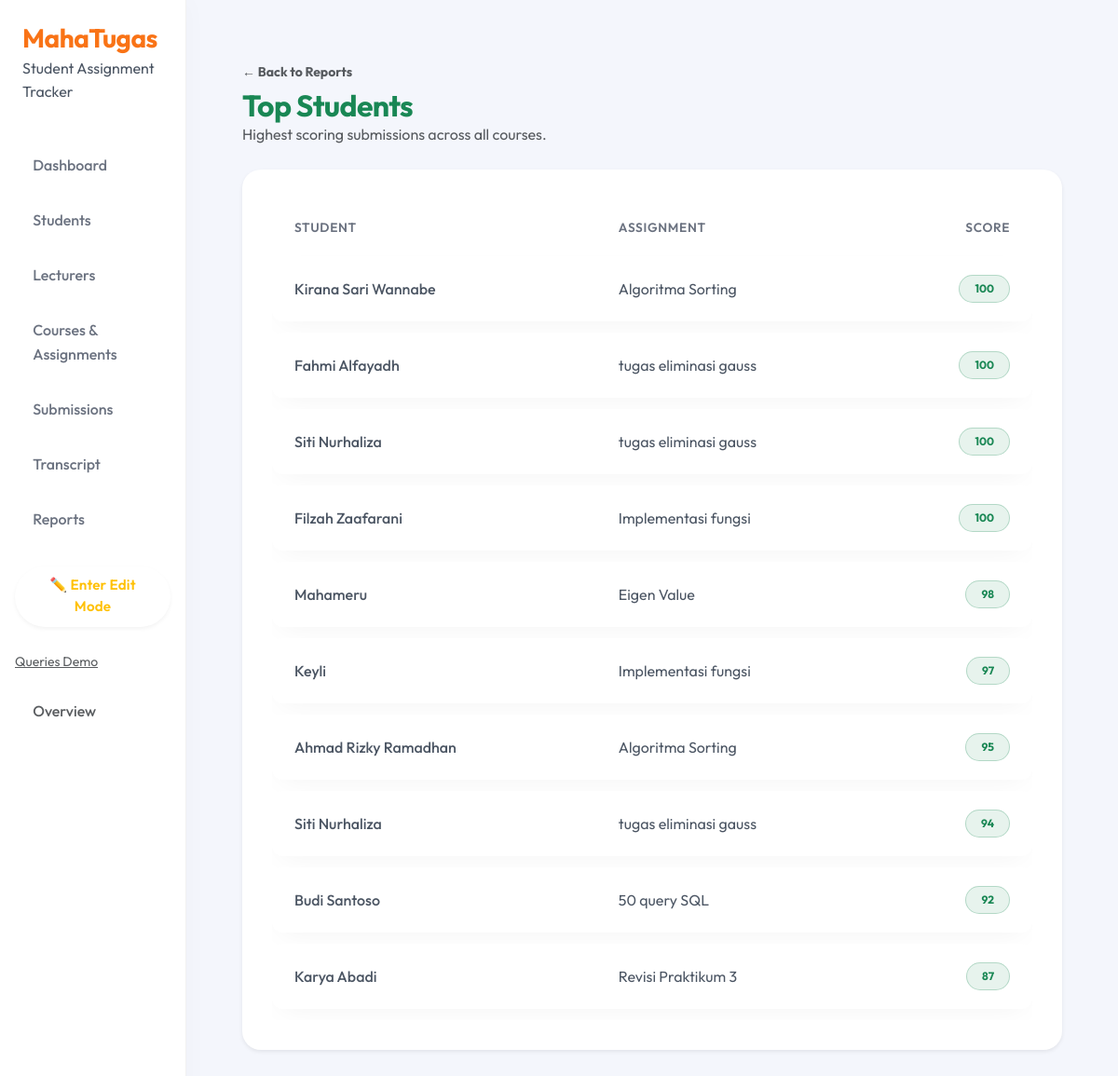
Screenshot of /reports/top-students/ with the database file from the repository.
### tracker/models.py (models this page shows, shortened)
class Submission(models.Model):
    submission_id = models.AutoField(primary_key=True)
    assignment = models.ForeignKey(
        Assignment,
        on_delete=models.CASCADE,
        related_name='submissions'
    )
    student = models.ForeignKey(
        Student,
        on_delete=models.CASCADE,
        related_name='submissions'
    )
    submitted_at = models.DateTimeField(default=timezone.now)
    file_path = models.FileField(upload_to='submissions/')
    score = models.IntegerField(blank=True, null=True)
    remark = models.TextField(blank=True, null=True)

class Student(models.Model):
    def generate_nrp():
        last_student = Student.objects.order_by("-student_id").first()
        if last_student and last_student.nrp.isdigit():
            new_nrp = int(last_student.nrp) + 1
        else:
            new_nrp = 1  # kalau belum ada student
        return f"{new_nrp:03d}"  # format 3 digit, misal 001
    student_id = models.AutoField(primary_key=True)
    nrp = models.CharField(
    max_length=20,
    unique=True,
    default=generate_nrp,
    )
    name = models.CharField(max_length=150)
    email = models.EmailField(max_length=150, blank=True, null=True)
    photo_file = models.CharField(max_length=255, blank=True, null=True)  # path avatar

class Assignment(models.Model):
    assignment_id = models.AutoField(primary_key=True)
    course = models.ForeignKey(
        Course,
        on_delete=models.CASCADE,
        related_name='assignments'
    )
    title = models.CharField(max_length=200)
    description = models.TextField(blank=True, null=True)
    due_date = models.DateTimeField()
    max_score = models.IntegerField(default=100)

### tracker/views.py (the view)
# urls.py: path('reports/top-students/', views.report_top_students, name='report_top_students'),
def report_top_students(request):
    top = Submission.objects.order_by("-score")[:10]
    return render(request, "tracker/reports/top_students.html", {"submissions": top})

### tracker/templates/tracker/reports/top_students.html
{% extends "tracker/base.html" %}
{% block content %}
<div class="container py-4">
    <div class="d-flex justify-content-between align-items-center mb-4">
        <div>
            <a href="{% url 'report_menu' %}" class="text-decoration-none text-muted small fw-bold">
                ← Back to Reports
            </a>
            <h2 class="mt-1 mb-0 text-success fw-bold">Top Students</h2>
            <p class="text-muted mb-0">Highest scoring submissions across all courses.</p>
        </div>
    </div>
    <div class="card border-0 shadow-sm overflow-hidden">
        <div class="card-body p-0">
            <div class="table-responsive">
                <table class="table table-hover align-middle mb-0">
                    <thead class="table-light">
                        <tr class="text-uppercase small text-muted fw-bold">
                            <th class="ps-4">Student</th>
                            <th>Assignment</th>
                            <th class="text-end pe-4">Score</th>
                        </tr>
                    </thead>
                    <tbody>
                        {% for s in submissions %}
                        <tr>
                            <td class="ps-4 fw-medium">{{ s.student.name }}</td>
                            <td>{{ s.assignment.title }}</td>
                            <td class="text-end pe-4">
                                <span
                                    class="badge bg-success bg-opacity-10 text-success fw-bold px-3 py-2 rounded-pill border border-success border-opacity-25">
                                    {{ s.score }}
                                </span>
                            </td>
                        </tr>
                        {% empty %}
                        <tr>
                            <td colspan="3" class="text-center py-5 text-muted">No top students found.</td>
                        </tr>
                        {% endfor %}
                    </tbody>
                </table>
            </div>
        </div>
    </div>
</div>
{% endblock %}

### static/tracker/css/comfy.css (style rules this page uses)
:root { --bg-color: #f4f6fc; --surface-color: #ffffff; --text-primary: #4b5563; --text-secondary: #6b7280; --accent-color: #f97316; --accent-hover: #ea580c; --success-soft: #d1fae5; --success-text: #065f46; --warning-soft: #fef3c7; --warning-text: #92400e; --radius-lg: 20px; --radius-md: 12px; --shadow-soft: 0 10px 30px -10px rgba(0, 0, 0, 0.05); --shadow-hover: 0 20px 40px -10px rgba(0, 0, 0, 0.1); --transition-fast: all 0.2s cubic-bezier(0.4, 0, 0.2, 1); --animation-fade-up: fadeInUp 0.5s ease-out forwards; }
body { background-color: var(--bg-color); color: var(--text-primary); font-family: 'Outfit', sans-serif; line-height: 1.6; }
.card, .container, .container-fluid { border: none; }
.card { background: var(--surface-color); border-radius: var(--radius-lg); box-shadow: var(--shadow-soft); padding: 2rem; margin-bottom: 2rem; transition: var(--transition-fast); }
h1, h2, h3, h4, h5, h6 { color: #1f2937; font-weight: 700; letter-spacing: -0.02em; margin-bottom: 1rem; }
h2 { font-size: 2rem; }
.table { border-collapse: separate; border-spacing: 0 0.8rem; background: transparent; }
.table thead th { background: transparent; color: var(--text-secondary); font-weight: 600; font-size: 0.85rem; text-transform: uppercase; letter-spacing: 0.05em; border: none; padding-left: 1.5rem; }
.table tbody tr { background: var(--surface-color); box-shadow: var(--shadow-soft); border-radius: var(--radius-md); transition: var(--transition-fast); }
.table td { border: none; padding: 1.25rem 1.5rem; vertical-align: middle; color: var(--text-primary); }
.table td:first-child { border-top-left-radius: var(--radius-md); border-bottom-left-radius: var(--radius-md); }
.table td:last-child { border-top-right-radius: var(--radius-md); border-bottom-right-radius: var(--radius-md); }
.badge { padding: 0.5em 1em; border-radius: 6px; font-weight: 600; font-size: 0.75rem; }

### rows the page displays
Submission: student.name "Kirana Sari Wannabe", assignment "Algoritma Sorting", score "100"
Submission: student.name "Fahmi Alfayadh", assignment "tugas eliminasi gauss", score "100"
Submission: student.name "Siti Nurhaliza", assignment "tugas eliminasi gauss", score "100"
Submission: student.name "Filzah Zaafarani", assignment "Implementasi fungsi", score "100"
Submission: student.name "Mahameru", assignment "Eigen Value", score "98"
Submission: student.name "Keyli", assignment "Implementasi fungsi", score "97"
Submission: student.name "Ahmad Rizky Ramadhan", assignment "Algoritma Sorting", score "95"
Submission: student.name "Siti Nurhaliza", assignment "tugas eliminasi gauss", score "94"
Submission: student.name "Budi Santoso", assignment "50 query SQL", score "92"
Submission: student.name "Karya Abadi", assignment "Revisi Praktikum 3", score "87"
